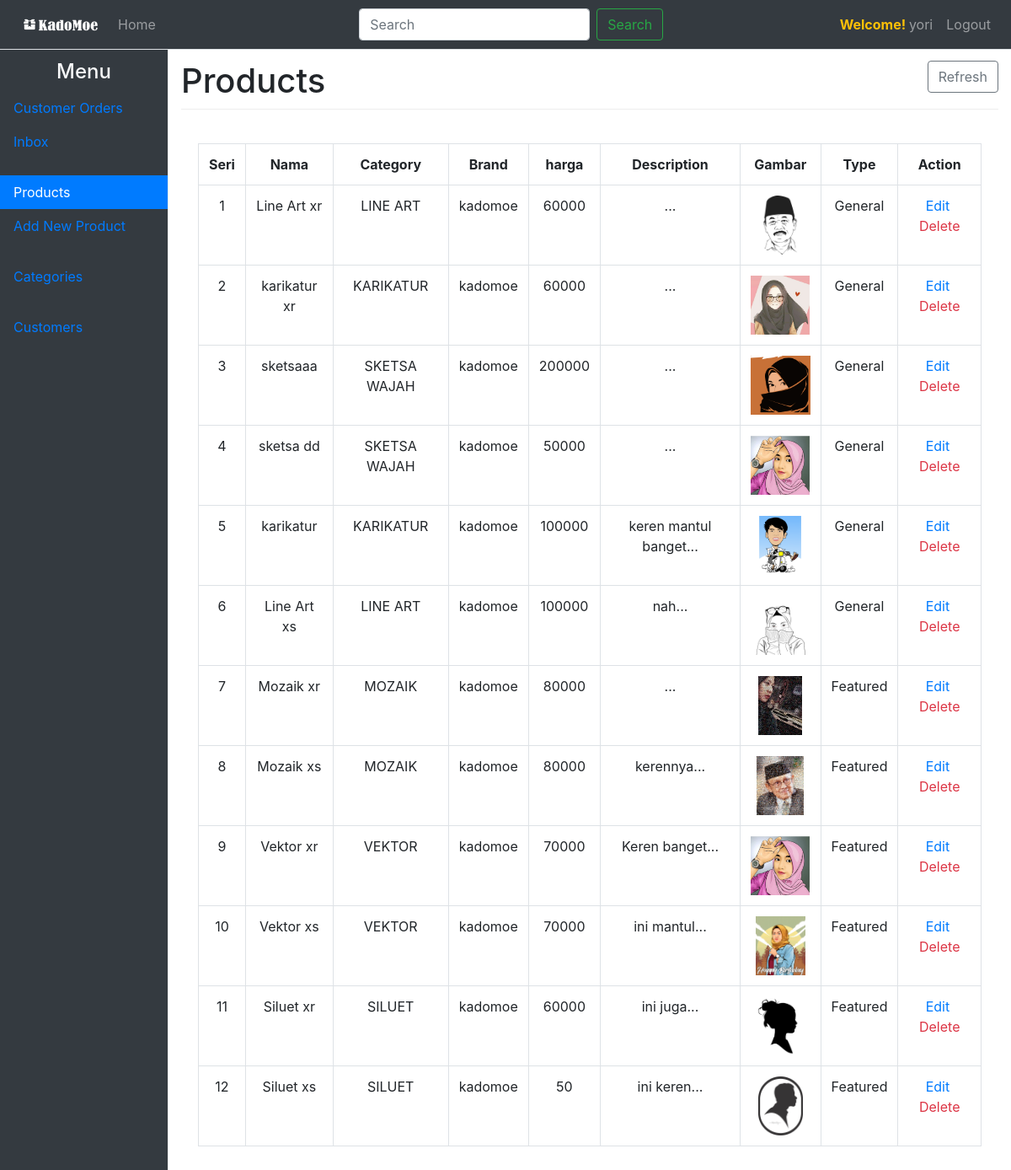
Screenshot of /admin/products.php (signed in) with the database file from the repository.
### tables this page shows
CREATE TABLE `products` (
  `pro_id` int(11) NOT NULL,
  `pro_name` varchar(255) NOT NULL,
  `cat_id` int(11) NOT NULL,
  `brand_id` int(11) NOT NULL,
  `price` float NOT NULL,
  `description` text NOT NULL,
  `image` varchar(255) NOT NULL,
  `type` int(11) NOT NULL
);

CREATE TABLE `categories` (
  `id` int(11) NOT NULL,
  `cat_name` varchar(255) NOT NULL
);

CREATE TABLE `brands` (
  `id` int(11) NOT NULL,
  `brand_name` varchar(255) NOT NULL
);

### classes/product.php (called while the page is built, shortened)
<?php
class product
{
    public function getProducts()
    {
        $query = "SELECT products.*, brands.brand_name, categories.cat_name
                    FROM products
                    INNER JOIN brands
                    ON products.brand_id = brands.id
                    INNER JOIN categories
                    ON products.cat_id = categories.id
                    ORDER BY products.pro_id DESC";
        $result = db::select($query);
        return $result;
    }
}

### lib/db.php (called while the page is built, shortened)
<?php
	class db
	{
		public static function conn()
		{
			try {
				$db = new mysqli('localhost', 'root', '', 'db_KadoMoe');
				return $db;
			} catch (Exception $e) {
				die('Unable to connect ! '.$e->getMessage());
			}
		}
		public static function select($query)
		{
			$result = self::conn()->query($query);
			return $result;
		}
	}
?>

### classes/format.php (called while the page is built, shortened)
<?php
class format
{
    public function textShorten($text, $limit){
        $text = substr($text, 0, $limit);
        $text = substr($text, 0, strrpos($text, ' '));
        $text = $text."...";
        return $text;
    }
}

### admin/products.php (the view, shortened to what this page needs)
<?php
include "inc/header.php";
?>
    <main role="main" class="col-sm-9 ml-sm-auto col-md-10 pt-3">
        <h1>Products <a href="products.php" class="btn btn-outline-secondary float-right">Refresh</a></h1>
        <div class="card-body">
            <table class="table text-center table-bordered">
                <tr>
                    <th>Seri</th>
                    <th>Nama</th>
                    <th>Category</th>
                    <th>Brand</th>
                    <th>harga</th>
                    <th>Description</th>
                    <th>Gambar</th>
                    <th>Type</th>
                    <th>Action</th>
                </tr>
                <?php
                $pro = $product->getProducts();
                if ($pro) {
                    $i = 0;
                    while ($pr = $pro->fetch_assoc()) {
                        $i++;
                        ?>
                        <tr>
                            <td><?php echo $i; ?></td>
                            <td><?php echo $pr['pro_name']; ?></td>
                            <td><?php echo $pr['cat_name']; ?></td>
                            <td><?php echo $pr['brand_name']; ?></td>
                            <td><?php echo $pr['price']; ?></td>
                            <td><?php echo $fm->textShorten($pr['description'], 90); ?></td>
                            <td><img src="../<?php echo $pr['image']; ?>" height="70" alt="image"></td>
                            <td>
                                <?php
                                if ($pr['type'] == 0) {
                                    echo 'Featured';
                                } else {
                                    echo 'General';
                                }
                                ?>
                            </td>
                            <td>
                                <a href="add_product.php?pro_id=<?php echo $pr['pro_id']; ?>">Edit</a>&nbsp;
                                <a href="products.php?del_pro_id=<?php echo $pr['pro_id']; ?>" class="text-danger"
                                   onclick="return confirm('Are you sure ?')">Delete</a>
                            </td>
                        </tr>
                    <?php }
                } ?>
            </table>
        </div>
    </main>
<?php
include "inc/footer.php";
?>

### rows the page displays
products: pro_name "Line Art xr", categories.cat_name "LINE ART", brand.brand_name "kadomoe", price "60000", description "...", image (picture), type "General"
products: pro_name "karikatur xr", categories.cat_name "KARIKATUR", brand.brand_name "kadomoe", price "60000", description "...", image (picture), type "General"
products: pro_name "sketsaaa", categories.cat_name "SKETSA WAJAH", brand.brand_name "kadomoe", price "200000", description "...", image (picture), type "General"
products: pro_name "sketsa dd", categories.cat_name "SKETSA WAJAH", brand.brand_name "kadomoe", price "50000", description "...", image (picture), type "General"
products: pro_name "karikatur", categories.cat_name "KARIKATUR", brand.brand_name "kadomoe", price "100000", description "keren mantul banget...", image (picture), type "General"
products: pro_name "Line Art xs", categories.cat_name "LINE ART", brand.brand_name "kadomoe", price "100000", description "nah...", image (picture), type "General"
products: pro_name "Mozaik xr", categories.cat_name "MOZAIK", brand.brand_name "kadomoe", price "80000", description "...", image (picture), type "Featured"
products: pro_name "Mozaik xs", categories.cat_name "MOZAIK", brand.brand_name "kadomoe", price "80000", description "kerennya...", image (picture), type "Featured"
products: pro_name "Vektor xr", categories.cat_name "VEKTOR", brand.brand_name "kadomoe", price "70000", description "Keren banget...", image (picture), type "Featured"
products: pro_name "Vektor xs", categories.cat_name "VEKTOR", brand.brand_name "kadomoe", price "70000", description "ini mantul...", image (picture), type "Featured"
products: pro_name "Siluet xr", categories.cat_name "SILUET", brand.brand_name "kadomoe", price "60000", description "ini juga...", image (picture), type "Featured"
products: pro_name "Siluet xs", categories.cat_name "SILUET", brand.brand_name "kadomoe", price "50", description "ini keren...", image (picture), type "Featured"

### other values shown
$_SESSION['adminName'] "yori"
